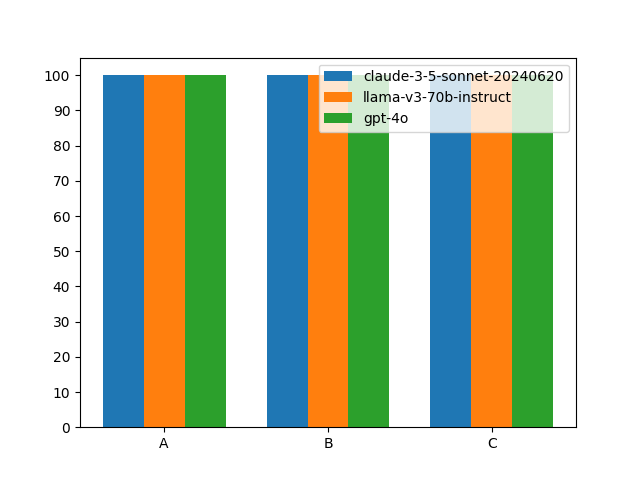

This figure's Python source:
# Copyright (C) 2023-present The Project Contributors
#
# Licensed under the Apache License, Version 2.0 (the "License");
# you may not use this file except in compliance with the License.
# You may obtain a copy of the License at
#
#    http://www.apache.org/licenses/LICENSE-2.0
#
# Unless required by applicable law or agreed to in writing, software
# distributed under the License is distributed on an "AS IS" BASIS,
# WITHOUT WARRANTIES OR CONDITIONS OF ANY KIND, either express or implied.
# See the License for the specific language governing permissions and
# limitations under the License.
from typing import List

import pytest

from cl.convince.llms.llm import Llm
from cl.runtime.context.testing_context import TestingContext
from cl.runtime.plots.group_bar_plot import GroupBarPlot
from cl.runtime.testing.regression_guard import RegressionGuard
from stubs.cl.convince.experiments.stub_llms import stub_full_llms
from stubs.cl.tradeentry.experiments.stub_json_utils import extract_json

PROMPT_TEMPLATE = """Trade or leg description contains the following text. 

What is the payment frequency of this trade or leg?

Reply with JSON that has a single key 'pay_freq' whose value must be one of the following strings: '???', '1m', '3m', '6m', '12m'.
No other values are allowed. Use 'ambiguous' when the text does not allow you to determine the frequency with certainty. "

Text: 
```
{text}
```"""


def _create_group_bar_plot(results):
    group_bar_plot = GroupBarPlot()
    group_bar_plot.bar_labels = [llm.llm_id for llm in stub_full_llms]
    group_bar_plot.group_labels = ["A", "B", "C"]
    group_bar_plot.value_ticks = list(range(0, 101, 10))
    group_bar_plot.values = results
    return group_bar_plot.create_figure()


def _is_correct_answer(answer: dict, correct_answer: str) -> bool:
    return answer.get('pay_freq') == correct_answer


def _test_swap_freq(text: str, run_count: int, llm: Llm) -> List[str]:
    """Test swap frequency extraction from string."""

    prompt = PROMPT_TEMPLATE.format(text=text)

    results = []
    guard = RegressionGuard(channel=llm.llm_id)
    for trial_id in range(run_count):
        result = llm.completion(prompt, trial_id=trial_id)
        guard.write(result)
        results.append(result)
    return results


def test_swap_freq():
    run_count = 2
    descriptions = [
        "Payment dates are January 15 and July 15",
        "Payments will be made on the 3rd of each month starting from January",
        "Payments are to be made on an annual basis"
    ]
    correct_answers = ["6m", "1m", "12m"]

    plot_values = []
    with TestingContext():
        for llm in stub_full_llms:
            for trade, correct_answer in zip(descriptions, correct_answers):
                results = _test_swap_freq(trade, run_count, llm)

                correct_answers_count = 0
                for result in results:
                    extracted_output = extract_json(result)
                    if extracted_output is None:
                        extracted_output = {}

                    correct_answers_count += int(_is_correct_answer(extracted_output, correct_answer))
                plot_values.append(round(correct_answers_count / run_count * 100, 2))

        fig = _create_group_bar_plot(plot_values)

    fig.savefig("test_swap_freq.png")
    RegressionGuard.verify_all()


if __name__ == "__main__":
    pytest.main([__file__])
